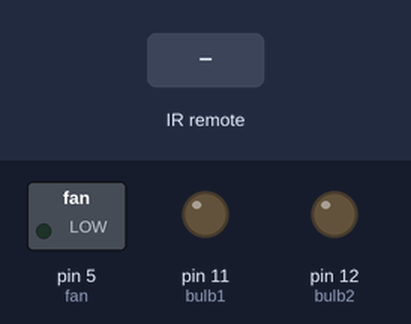
A sketch run on a simulated Arduino Uno, built with avr-gcc and run on an emulated ATmega328P. Parts: switched loads named in the sketch (green lamp = pin HIGH), output pins drawn as LEDs (lit = HIGH). The inputs (shaded band) are chosen by the test bench.

Above: at 1.2 s.
1.3 s: infrared code 0xFD08F7 received
At 1.7 s:
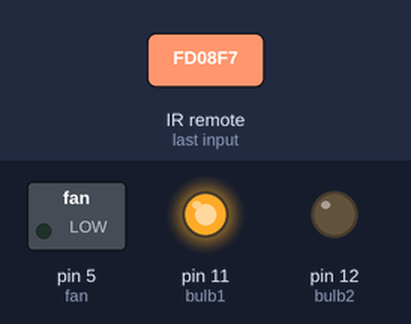
2.8 s: infrared code 0xFD8877 received
At 4.0 s:
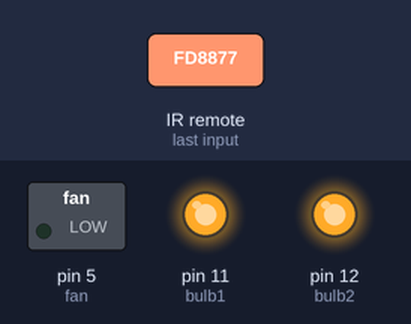
4.3 s: infrared code 0xFD48B7 received
At 5.2 s:
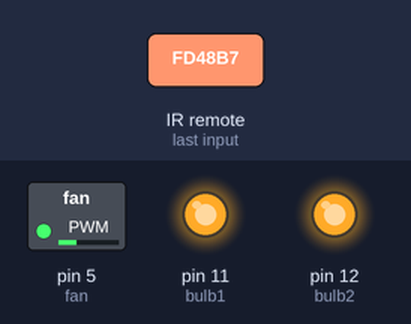
5.8 s: infrared code 0xFD50AF received
At 6.4 s:
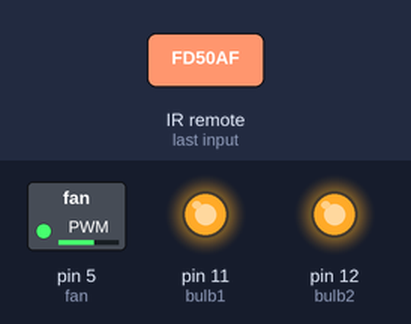
7.3 s: infrared code 0xFD08F7 received
At 8.5 s:
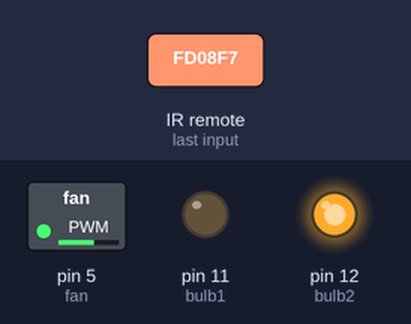
8.8 s: infrared code 0xFD10EF received
At 9.8 s:
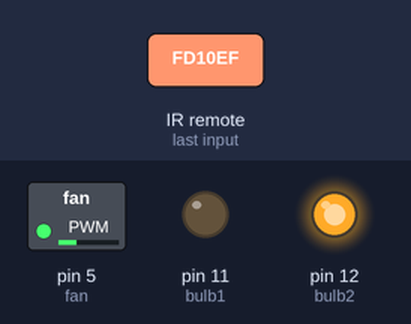
Timing chart, 0 to 11.3 s (numbered marks = the images above; inputs shaded):
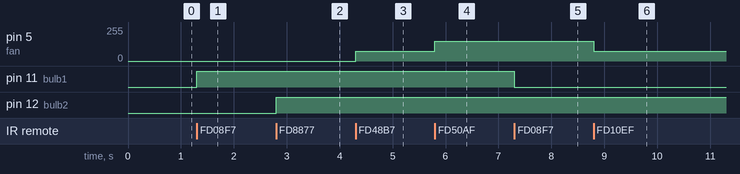

Measured:
- after the input at 1.3 s, pin 11 (bulb1): LOW → HIGH at once
- after the input at 2.8 s, pin 12 (bulb2): LOW → HIGH at once
- after the input at 4.3 s, pin 5 (fan): 0/255 → 75/255 at once
- after the input at 5.8 s, pin 5 (fan): 75/255 → 150/255 at once
- after the input at 7.3 s, pin 11 (bulb1): HIGH → LOW at once
- after the input at 8.8 s, pin 5 (fan): 150/255 → 75/255 at once

The sketch:

irremote1.ino
```cpp
#include <IRremote.h>
const int RECV_PIN = 2;
int toggelState_1 = 0;
int toggelState_2 = 0;
int toggelState_3 = 0;
int speed=75;
unsigned long lastCode;
IRrecv irrecv(RECV_PIN);
decode_results results;

int fan = 5;
int bulb1 = 11;
int bulb2 = 12;
void setup()
{
  irrecv.enableIRIn();

  pinMode(fan , OUTPUT);
  pinMode(bulb1 , OUTPUT);
  pinMode(bulb2 , OUTPUT);

}

void loop() {
if(irrecv.decode(&results)) //this checks to see if a code has been received
{ switch(results.value)
  {
    case 0xFD08F7:                  //button 1 for Bulb 1
     {if(toggelState_1 == 0)
       {digitalWrite(bulb1, HIGH);
        toggelState_1=1;
        }
      else { digitalWrite(bulb1, LOW);
            toggelState_1=0;
             }
     break;}

     case 0xFD8877:                //button 2 for bulb 2
     {if(toggelState_2 == 0)
       {digitalWrite(bulb2, HIGH);
        toggelState_2=1;
         }
      else { digitalWrite(bulb2, LOW);
            toggelState_2=0;
             }
     break;}

     case 0xFD48B7:        //button 3 for fan
     {if(toggelState_3 == 0)
       {analogWrite(fan, speed);
        toggelState_3=1;
         }
      else { analogWrite(fan,0);
            toggelState_3=0;
             }
     break;}

    case 0xFD10EF:              //lower triagle fan to reduce speed r
    {if(toggelState_3==1)
    {speed =speed - 75 ;
   if (speed < 75) {
      speed = 75; }
  analogWrite(fan,speed);
              }
  break;}

    case 0xFD50AF:                //upper triagle fan speed increase
  {if(toggelState_3==1)
  {
    speed = speed + 75 ;
    if (speed > 255) {
      speed = 255; }
  analogWrite(fan,speed);
    }
    break;}


  }
     delay(30);    // Add delay to prevent false readings
    //receive the next value
    irrecv.resume();


}}
```
